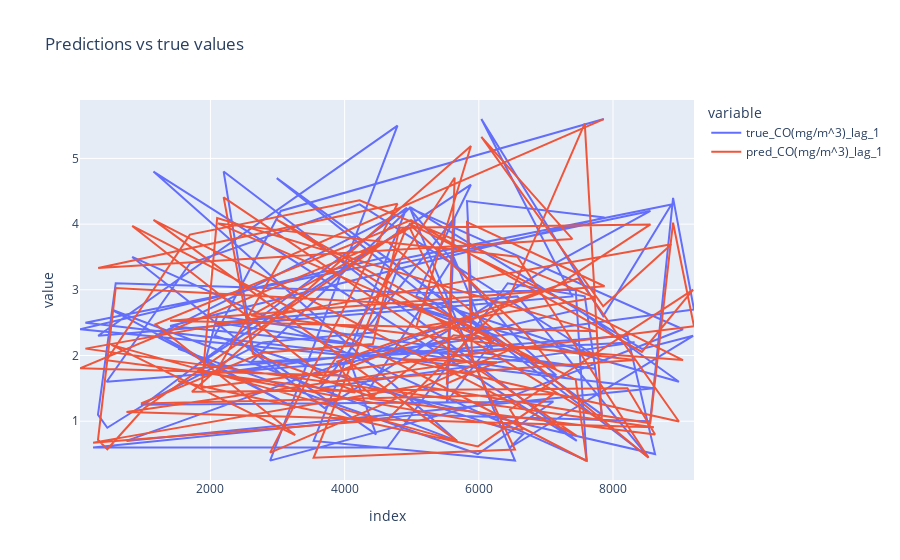

Write notebook code for a chart like this one.
### Code cell
# plot predictions
fig = px.line(y_compare.iloc[:100][["true_CO(mg/m^3)_lag_1", "pred_CO(mg/m^3)_lag_1"]], title='Predictions vs true values')
fig.show()
